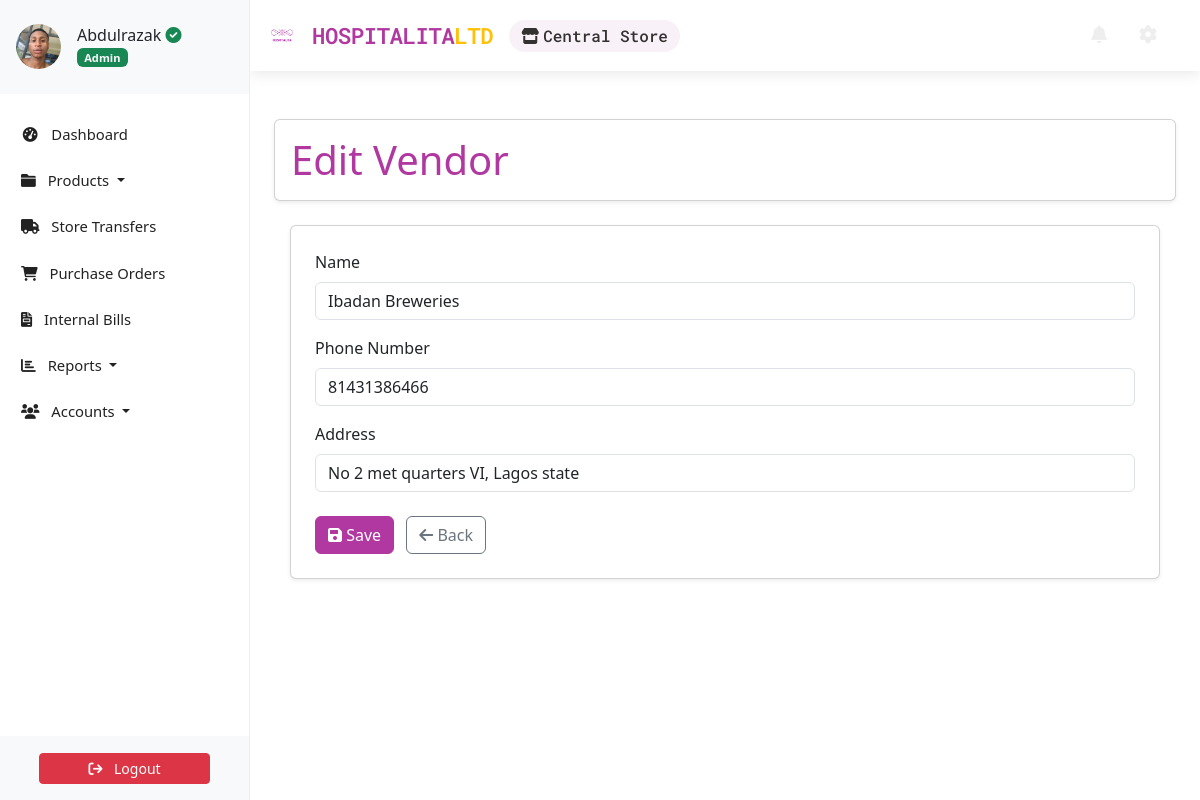
The app's page /accounts/vendors/1/update/ (signed in) with its own data.
### accounts/models.py (models this page shows, shortened)
class Profile(AbstractBaseUser, PermissionsMixin):
    email = models.EmailField(unique=True, max_length=150)
    first_name = models.CharField(max_length=30, blank=True)
    last_name = models.CharField(max_length=30, blank=True)
    telephone = PhoneNumberField(null=True, blank=True)
    store = models.ForeignKey('store.Store', on_delete=models.CASCADE, null=True, blank=True, related_name='user')
    profile_picture = ProcessedImageField(
        default='profile_pics/default.jpg',
        upload_to='profile_pics',
        format='JPEG',
        processors=[ResizeToFill(150, 150)],
        options={'quality': 100}
    )
    status = models.CharField(max_length=12, choices=STATUS_CHOICES, default='INA')
    role = models.CharField(max_length=12, choices=ROLE_CHOICES, blank=True, null=True)
    slug = AutoSlugField(unique=True, populate_from='email')
    date_joined = models.DateTimeField(auto_now_add=True,  blank=True, null=True)
    last_login = models.DateTimeField(null=True, blank=True)
    is_active = models.BooleanField(default=True)
    is_staff = models.BooleanField(default=False)  # required by admin
    objects = ProfileManager()
    USERNAME_FIELD = 'email'
    REQUIRED_FIELDS = []  # optional: add first_name, last_name
    class Meta:
        verbose_name = 'Profile'
        verbose_name_plural = 'Profiles'

class Vendor(models.Model):
    name = models.CharField(max_length=50, verbose_name='Name')
    slug = AutoSlugField(
        unique=True,
        populate_from='name',
        verbose_name='Slug'
    )
    phone_number = models.BigIntegerField(
        blank=True, null=True, verbose_name='Phone Number'
    )
    address = models.CharField(
        max_length=50, blank=True, null=True, verbose_name='Address'
    )
    class Meta:
        verbose_name = 'Vendor'
        verbose_name_plural = 'Vendors'

### store/models.py (models this page shows, shortened)
class Store(models.Model):
    name = models.CharField(max_length=100)
    address = models.TextField(blank=True)
    contact_number = models.CharField(max_length=15, blank=True)
    central = models.BooleanField(default=False)  # Indicates the central store (admin's primary)

### accounts/views.py (the view)
# urls.py: path('vendors/<int:pk>/update/', VendorUpdateView.as_view(),
class VendorUpdateView(LoginRequiredMixin,  UserPassesTestMixin, UpdateView):
    model = Vendor
    form_class = VendorForm
    template_name = 'accounts/vendor_form.html'
    success_url = reverse_lazy('vendor-list')
    def test_func(self):
        return self.request.user.is_superuser or self.request.user == self.get_object()

### accounts/forms.py
class VendorForm(forms.ModelForm):
    class Meta:
        model = Vendor
        fields = ['name', 'phone_number', 'address']
        widgets = {
            'name': forms.TextInput(
                attrs={'class': 'form-control', 'placeholder': 'Vendor Name'}
            ),
            'phone_number': forms.NumberInput(
                attrs={'class': 'form-control', 'placeholder': 'Phone Number'}
            ),
            'address': forms.TextInput(
                attrs={'class': 'form-control', 'placeholder': 'Address', 'localize': False}
            ),
        }

### store/context_processors.py (called while the page is built)
def unread_alerts_count(request):
    if request.user.is_authenticated:
        current_store = request.user.store
        count = StockAlert.objects.filter(store_inventory__store=current_store, is_read=False).count()
        return {'unread_alerts_count': count}
    return {'unread_alerts_count': 0}

### accounts/templates/accounts/vendor_form.html (shortened to what this page needs)
{% extends 'store/base.html' %}
{% load static %}
{% block content %}
<div class="container my-4">
    <div class="card shadow-sm rounded p-3">
        <div class="row align-items-center">
            <div class="col-md-12">
                <h4 class="display-6 mb-0 text-brand">{{ form.instance.pk|yesno:"Edit Vendor,Add Vendor" }}</h4>
            </div>
        </div>
    </div>
    <div class="container px-3 mt-4">
        <div class="card shadow-sm p-4">
            <form method="post" novalidate>
                {% for field in form %}
                <div class="mb-3">
                    <label for="{{ field.id_for_label }}" class="form-label">{{ field.label }}</label>
                    {{ field }}
                </div>
                {% endfor %}
                <div class="mt-4">
                    <button type="submit" class="btn btn-brand">
                        <i class="fas fa-save"></i> Save
                    </button>
                    <a href="{% url 'vendor-list' %}" class="btn btn-outline-secondary ms-2">
                        <i class="fas fa-arrow-left"></i> Back
                    </a>
                </div>
            </form>
        </div>
    </div>
</div>
{% endblock %}

### store/templates/store/base.html (shortened to what this page needs)
<!DOCTYPE html>
<html lang="en">
    <head>
        {% load static %}
        <link href="https://cdn.jsdelivr.net/npm/bootstrap@5.3.3/dist/css/bootstrap.min.css" rel="stylesheet">
        <link rel="stylesheet" type="text/css" href="https://unpkg.com/@webpixels/css@1.1.5/dist/index.css">
        <link rel="stylesheet" href="{% static '/css/style.css' %}" type="text/css">
        <link rel="stylesheet" href="https://cdnjs.cloudflare.com/ajax/libs/font-awesome/5.15.4/css/all.min.css">
    </head>
    <body>
        {% include "store/sidebar.html" %}
        <section id="wrapper">
          <nav class="navbar navbar-expand-md navbar-light">
            <div class="container-fluid">
                <div class="d-flex align-items-center">
                    <a class="navbar-brand" href="{% url 'dashboard' %}" style="color: #b038a0;">
                        <img src="{% static 'images/logo/hospitalialogo.png' %}" alt="Hospitalita Logo" class="navbar-logo">
                        HOSPITALITA<span class="text-warning">LTD</span>
                    </a>
                    {% if request.user.is_authenticated and request.user.store %}
                    <div class="store-display">
                        <i class="fas fa-store me-1"></i>{{ request.user.store.name }}
                    </div>
                    {% endif %}
                </div>
                <div class="collapse navbar-collapse" id="toggle-navbar">
                    <ul class="navbar-nav ms-auto align-items-center">
                        <li class="nav-item me-3">
                            <a class="nav-link position-relative nav-icon" href="{% url 'notifications' %}">
                                <i class="fa fa-bell"></i>
                            </a>
                        </li>
                        <li class="nav-item me-2">
                            <a class="nav-link nav-icon" href="/hospitalita-admin/" title="Admin Dashboard">
                                <i class="fas fa-cog"></i>
                            </a>
                        </li>
                    </ul>
                </div>
            </div>
        </nav>
          <main class="container py-4">
            {% block content %}{% endblock content %}
          </main>
        </section>
    </body>
</html>

### store/templates/store/sidebar.html (shortened to what this page needs)
<link href="https://cdn.jsdelivr.net/npm/bootstrap@5.3.3/dist/css/bootstrap.min.css" rel="stylesheet">
<link href="https://cdnjs.cloudflare.com/ajax/libs/font-awesome/6.0.0-beta3/css/all.min.css" rel="stylesheet">
<aside class="sidebar position-fixed top-0 left-0 overflow-auto h-100 bg-white text-dark" id="show-side-navigation1">
    <div class="sidebar-header d-flex align-items-center px-3 py-4 border-bottom border-light" style="background-color:#f8f9fa ;">
        <div class="d-flex align-items-center text-decoration-none text-dark">
            <img class="rounded-circle img-fluid" id="sidebar-img" width="45" src="{{ request.user.profile_picture.url }}" alt="Profile Picture" />
            <div class="ms-3">
                <h5 class="fs-6 mb-0">
                    {{ request.user.first_name }}{% if request.user.role == 'AD' %} <i class="fa-solid fa-circle-check text-success"></i>{% endif %}
                </h5>
                <span class="badge bg-success text-light">
                    {% if request.user.role == 'AD' %}
                        Admin
                    {% elif request.user.role == 'EX' %}
                        Executive
                    {% else %}
                        Operative
                    {% endif %}
                </span>
            </div>
        </div>
    </div>
    <div class="nav-container">
        <ul class="nav flex-column mt-3">
            <li class="nav-item mb-2">
                <a class="nav-link {% if request.resolver_match.url_name == 'dashboard' %}active{% endif %}" href="{% url 'dashboard' %}">
                    <i class="fa fa-tachometer-alt fa-fw me-2"></i> Dashboard
                </a>
            </li>
            <li class="nav-item mb-2 dropdown">
                <a class="nav-link {% if request.resolver_match.url_name == 'productslist' %}active{% endif %} dropdown-toggle" href="#" id="productsDropdown" role="button" data-bs-toggle="dropdown" aria-expanded="false">
                    <i class="fa fa-folder me-2"></i> Products
                </a>
            </li>
            <li class="nav-item mb-2">
                {% if request.user.store.central %}
                <a class="nav-link {% if request.resolver_match.url_name == 'transfer-create' or request.resolver_match.url_name == 'transferslist' %}active{% endif %}" href="{% url 'transferslist' %}">
                    <i class="fa fa-truck fa-fw me-2"></i> Store Transfers
                </a>
                {% else %}
                <a class="nav-link {% if request.resolver_match.url_name == 'saleslist' %}active{% endif %}" href="{% url 'saleslist' %}">
                    <i class="fa fa-shopping-bag fa-fw me-2"></i> Sales Orders
                </a>
                {% endif %}
            </li>
            <li class="nav-item mb-2">
                <a class="nav-link {% if request.resolver_match.url_name == 'purchaseorderslist' %}active{% endif %}" href="{% url 'purchaseorderslist' %}">
                    <i class="fa fa-shopping-cart me-2"></i> Purchase Orders
                </a>
            </li>
            <li class="nav-item mb-2">
                <a class="nav-link {% if request.resolver_match.url_name == 'usage_list' %}active{% endif %}" href="{% url 'usage_list' %}">
                    <i class="fa-solid fa-file-invoice me-2"></i> Internal Bills
                </a>
            </li>
            <li class="nav-item mb-2 dropdown">
                <a class="nav-link  dropdown-toggle" href="#" id="reportsDropdown" role="button" data-bs-toggle="dropdown" aria-expanded="false">
                    <i class="fa fa-chart-bar me-2"></i> Reports
                </a>
            </li>
            <li class="nav-item mb-2 dropdown">
                <a class="nav-link  dropdown-toggle" href="#" id="accountsDropdown" role="button" data-bs-toggle="dropdown" aria-expanded="false">
                    <i class="fa fa-users me-2"></i> Accounts
                </a>
            </li>
        </ul>
    </div>
    <div class="sidebar-footer position-absolute bottom-0 w-100 text-center py-3 bg-light border-top border-light">
        <form method="post" action="{% url 'user-logout' %}">
            <button type="submit" class="btn btn-danger btn-sm w-75">
                <i class="fa fa-sign-out me-2"></i> Logout
            </button>
        </form>
    </div>
</aside>

### static/css/style.css (style rules this page uses)
:root { --dk-gray-100: #f3f4f6; --dk-gray-200: #e5e7eb; --dk-gray-300: #d1d5db; --dk-gray-400: #9ca3af; --dk-gray-500: #6b7280; --dk-gray-600: #4b5563; --dk-gray-700: #374151; --dk-gray-800: #1f2937; --dk-gray-900: #111827; --dk-dark-bg: #313348; --dk-darker-bg: #2a2b3d; --navbar-bg-color: #6f6486; --sidebar-bg-color: #252636; --sidebar-width: 250px; --sidebar-expanded-width: 230px; --sidebar-collapsed-width: 100px; --sidebar-header-bg: #212529; --dropdown-menu-bg: #495057; --dropdown-item-color: #adb5bd; --dropdown-item-active-bg: #6c757d; --sidebar-separator-bg: #4caf50; --logo-separator-height: 60px; --sidebar-item-height: 50px; --submenu-item-height: 45px; }
* { margin: 0; padding: 0; box-sizing: border-box; }
body { font-family: "Inter", sans-serif; background-color: #fff; }
a { text-decoration: none; }
#wrapper { margin-left: var(--sidebar-width); transition: margin-left 0.3s ease-in-out; }
.sidebar { font-size: 0.925rem; background-color: var(--sidebar-bg-color); width: var(--sidebar-width); transition: width 0.3s ease-in-out; z-index: 9999999; }
.sidebar .sidebar-header { background-color: var(--sidebar-header-bg); border-bottom: 1px solid #2a2b3c; }
.sidebar ul > li > a { color: var(--dk-gray-400); text-decoration: none; }
.navbar { border: none; background-color: var(--navbar-bg-color); }
.navbar .navbar-nav > li > a { color: #eee; line-height: 55px; padding: 0 10px; }
.navbar .navbar-brand { color: #fff; line-height: 55px; padding: 0; }
.navbar > .container .navbar-brand, .navbar > .container-fluid .navbar-brand { margin: 0; }
.navbar .navbar-nav > li > a { float: left; }
.navbar .navbar-nav > li > a > i { font-size: 18px; }

### accounts/templates/accounts/vendor_form.html (style rules this page uses)
.text-brand { color: #b038a0 !important; }
.btn-brand { background-color: #b038a0 !important; border-color: #b038a0 !important; color: white !important; }

### store/templates/store/base.html (style rules this page uses)
:root { --primary-font: 'Poppins', sans-serif; --secondary-font: 'Roboto Mono', monospace; --brand-color: #b038a0; --accent-color: #b038a0; }
body { font-family: var(--primary-font); line-height: 1.6; }
.navbar-brand { font-family: var(--secondary-font); font-weight: 600; letter-spacing: -0.5px; font-size: 1.4rem !important; display: flex; align-items: center; }
.navbar-logo { height: 40px; margin-right: 10px; vertical-align: middle; width: auto; }
.store-display { font-family: var(--secondary-font); font-weight: 500; color: rgb(52, 49, 49); background: #f8f2f8; padding: 0.25rem 0.75rem; border-radius: 20px; margin-left: 1rem; }
.nav-icon { font-size: 1.2rem; padding: 0.5rem 0.75rem; transition: all 0.3s ease; color: #555; position: relative; }
.navbar-nav { margin-right: 15px; }
#wrapper { padding-top: 0px; }
.navbar { box-shadow: 0 2px 15px rgba(0, 0, 0, 0.1); background: linear-gradient(135deg, #fff, #fff) !important; position: fixed; top: 0; width: 100%; z-index: 1000; }

### store/templates/store/sidebar.html (style rules this page uses)
.sidebar { width: 250px; background-color: #fff; color: #333; position: fixed; top: 0; bottom: 0; display: flex; flex-direction: column; border-right: 1px solid #eee; z-index: 1001; }
.sidebar-header { background-color: #f8f9fa; border-bottom: 1px solid #eee; }
.nav-container { flex: 1; overflow-y: auto; padding: 5px; }
.sidebar .nav-link { color: #222 !important; font-weight: 470; }
.sidebar-footer { background-color: #f8f9fa; text-align: center; padding: 10px; border-top: 1px solid #eee; }

### records on screen
Profile: user.profile_picture (picture), user.first_name "Abdulrazak", user.store.name "Central Store"
Vendor: instance.pk "Edit Vendor", form "Ibadan Breweries" "81431386466" "No 2 met quarters VI, Lagos state"

### other values on screen
{{ field.label }} "Name" "Phone Number" "Address"
